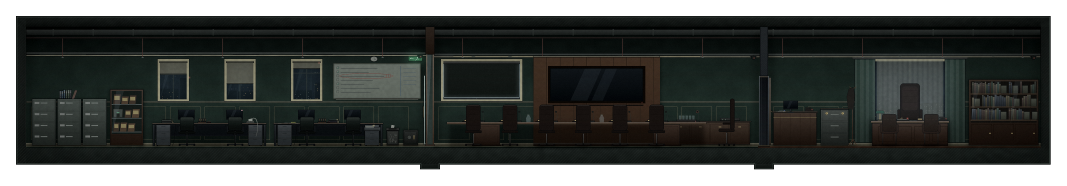
#> input picture assets/background/floor10/floor10-management.png, 3200 x 556 px, found by its file name (shown at 1/3 size)
$ python build.py
#> lines starting #> are read from the running program, lines starting #| are printed output that depends on the picture
### assets/background/cutaway_kit.py
# [12 lines of commented-out code are left out]
from PIL import Image, ImageDraw
import numpy as np

FLOOR = 438
TOP = 132
CORE = {'elevators': [(1818, 218), (2148, 214), (2444, 216)], 'stairs': (2906, 180), 'restroom_door': (3612, 145)}
ROOT = 'assets/objects/floor17/'


class Cutaway:
    def __init__(self, path, seed=0):
#> called with seed = 10
        self.A = np.asarray(Image.open(path).convert('RGBA')).copy()
#> self.A is the input picture: shape (556, 3200, 4); mean R, G, B, A 22.5, 25.6, 23.2, 198.7
        self.H = self.A.shape[0]
#> self.H = 556
        self.rng = np.random.default_rng(seed)

    def cols(self, *pieces):
        """Join source column ranges a..b; a third item that is truthy mirrors that piece."""
        out = []
        for piece in pieces:
            a, b = piece[:2]
            block = self.A[:, a:b]
            out.append(block[:, ::-1] if len(piece) > 2 and piece[2] else block)
        return np.concatenate(out, axis=1)

    def strip(self, a, b, width):
        """A clean column strip a..b stretched (repeated) to width: a plain wall filler."""
        return np.repeat(self.A[:, a:b], width // (b - a) + 1, axis=1)[:, :width]

    # [38 lines left out: functions glass, corridor_wall, not called in this run]

    def place(self, canvas, x, block):
        canvas[:, x:x + block.shape[1]] = block
        return canvas

    # [6 lines left out: function decor, not called in this run]

    def save(self, block, path):
        Image.fromarray(np.ascontiguousarray(block)).save(path)
        return block.shape[1]


# ---------------------------------------------------------------- 방 안 출구 문 자리
WALLS = 'assets/background/wall/'
SLAB = 82                                            # 그림 행: 천장 슬래브 아래(월드 y 214)


def _module(name):
    return Image.open(WALLS + name + '.png').convert('RGBA')


def door_bay(block, x, door_width, wall='wall-glass', clear=96, rows=(SLAB, FLOOR), world_top=SLAB + TOP):
    """Insert the room's own front wall at column x so the exit door stands in it, as seen from inside: the same wall
    module the corridor shows for this room (wall-glass / wall-glass-mixed / wall-frosted / wall-concrete) from the
    ceiling slab to the floor, the dimmed corridor wall behind the glass, a pilaster at both ends and `clear` px of empty
    wall on each side of the door, so no furniture touches the door. Everything right of x moves right by the bay width
    (door_width + 2 * clear), so fixtures right of x shift too. The door goes at x + clear. rows = block rows to fill,
    world_top = world y of rows[0] (2F stretches its art: rows=(0, 456), world_top=100). Returns the new block."""
    bay = door_width + 2 * clear
    seg = Image.new('RGBA', (bay, 752), (12, 13, 15, 255))
    if wall != 'wall-concrete':                       # 유리 너머는 정전 중인 복도 흰 벽(어둡게)
        corridor = np.asarray(_module('wall-concrete')).astype(float)
        corridor[..., :3] *= .42
        corridor = Image.fromarray(corridor.astype(np.uint8))
        for x0 in range(0, bay, corridor.width):
            seg.alpha_composite(corridor.crop((0, 0, min(corridor.width, bay - x0), 752)), (x0, 0))
    # 유리 창살(모듈 안 0·240·480)이 문 가장자리에 걸리지 않게 모듈을 민다: 보통 문은 문 중심 ±120에, 넓은 문(240)은 문 중심(문 뒤)에 창살
    module = _module(wall)
    center = clear + door_width // 2
    shift = (240 - (center if door_width > 225 else center - 120)) % 480
    strip = Image.new('RGBA', (bay + 480 * 2, 752), (0, 0, 0, 0))
    for x0 in range(0, strip.width, module.width):
        strip.alpha_composite(module, (x0, 0))
    seg.alpha_composite(strip.crop((shift, 0, shift + bay, 752)), (0, 0))
    pil = _module('pilaster')
    seg.alpha_composite(pil.crop((pil.width // 2, 0, pil.width, 752)), (0, 0))
    seg.alpha_composite(pil.crop((0, 0, pil.width // 2, 752)), (bay - pil.width // 2, 0))
    piece = np.asarray(seg)[world_top:world_top + rows[1] - rows[0]].astype(float)
    # 정전된 방 안에서 보는 벽이라 방 벽 밝기에 맞춘다(벽 윗부분 150행 중앙값의 1.15배, 칸 중앙값 기준)
    lum = lambda a: a[..., :3].reshape(-1, 3).mean(axis=1)
    piece[:, :, :3] *= min(1, 1.15 * np.median(lum(block[rows[0] + 100:rows[0] + 250].astype(float))) / np.median(lum(piece)))
    piece[:3, :, :3] *= .35                           # 슬래브와 만나는 줄
    src = block[:, x - bay:x] if x >= bay else block[:, x:x + bay]    # 천장·바닥은 옆 칸을 잇는다
    out = np.concatenate([block[:, :x], src, block[:, x:]], axis=1)
    out[rows[0]:rows[1], x:x + bay] = np.clip(piece, 0, 255).astype(np.uint8)
    return out


# ---------------------------------------------------------------- 문 스프라이트(닫힘 | 열림 두 칸), 높이 210 = 에셋의 문 높이
PALETTES = {
    'steel': ((40, 46, 50), (92, 102, 106), (130, 140, 142)),
    'wood': ((52, 38, 26), (96, 72, 50), (128, 98, 70)),
    'glass': ((38, 44, 48), (30, 40, 44), (70, 86, 90)),
    'double': ((120, 98, 52), (26, 50, 54), (150, 124, 66)),
}


# [56 lines left out: functions _opening, _door, door_sheet, not called in this run]


# ---------------------------------------------------------------- 확인용 합성 그림
def _paste_sprite(canvas, path, x, y, w, h):
    sprite = Image.open(path).convert('RGBA')
    canvas.alpha_composite(sprite.crop((0, 0, sprite.width // 2, sprite.height)).resize((w, h)), (x, y))


# [32 lines left out: functions preview_corridor, preview_interior, not called in this run]

### assets/background/cutaway_finish.py
"""Finish cutaway rooms with continuous ceiling/floor layers and the shared corridor walls."""
from pathlib import Path

import numpy as np
from PIL import Image, ImageDraw
from wall.compose_floor import main as compose_walls
from cutaway_kit import door_bay


def finish_floor(directory, rooms, bays=None):
    """bays: {name: (x, door_width, wall module)} -- the room's exit wall section (cutaway_kit.door_bay), inserted into the
    stretched wall (world y=100..556) so the ceiling/floor layers below get the new width."""
    folder = Path(directory)
    prefix = folder.name
    for name, (block, board, band) in rooms.items():
        width = block.shape[1]
        # 2층과 같은 경계: 슬래브를 버리고, 걸레받이 아래는 별도 바닥으로 이어 붙인다.
        wall = np.asarray(Image.fromarray(block[82:442]).resize((width, 475), Image.Resampling.LANCZOS)).copy()
        wall[456:] = 0
        if bays and name in bays:
            x, door_width, module = bays[name]
            wall = door_bay(wall, x, door_width, module, rows=(0, 456), world_top=100)
            width = wall.shape[1]
        Image.fromarray(wall).save(folder / f'{prefix}-{name}-interior.png')

        ceiling = Image.new('RGBA', (width, 100), board + (255,))
        draw = ImageDraw.Draw(ceiling)
        for y in range(84):
            draw.line((0, y, width, y), fill=tuple(int(c * (.78 + .22 * y / 84)) for c in board) + (255,))
        for x in range(0, width, 120):
            draw.line((x, 0, x, 84), fill=tuple(int(c * .74) for c in board) + (255,))
        draw.line((0, 30, width, 30), fill=(22, 26, 28, 255))
        for x in range(60, width, 240):
            draw.ellipse((x - 20, 48, x + 20, 60), fill=(14, 16, 17, 255), outline=(150, 152, 148, 255), width=2)
        for x in range(180, width - 140, 720):
            draw.rectangle((x, 38, x + 140, 70), fill=(20, 24, 26, 255), outline=band + (255,), width=2)
            for gx in range(x + 8, x + 134, 6):
                draw.line((gx, 43, gx, 65), fill=(80, 84, 86, 255))
        draw.rectangle((0, 84, width, 99), fill=band + (255,))
        ceiling.save(folder / f'{prefix}-ceiling-{name}.png')

        floor = Image.new('RGBA', (width, 204))
        draw = ImageDraw.Draw(floor)
        for y in range(204):
            draw.line((0, y, width, y), fill=(int(24 - 10 * y / 204), int(27 - 10 * y / 204), int(30 - 10 * y / 204), 255))
        draw.rectangle((0, 0, width, 1), fill=(64, 68, 66, 255))
        for y in (48, 100):
            draw.line((0, y, width, y), fill=(14, 16, 18, 255))
        for x in range(0, width, 160):
            draw.line((x, 4, x - 30, 203), fill=(16, 18, 20, 255))
        floor.save(folder / f'{prefix}-floor-{name}.png')

    compose_walls(str(folder / 'walls-layout.json'), str(folder / 'walls.png'))
    # 공용 복도는 752px이므로 아래쪽 8px도 같은 바닥으로 채워 방 내부와 높이를 맞춘다.
    with Image.open(folder / 'walls.png') as walls:
        corridor = Image.new('RGBA', (walls.width, 760))
        corridor.paste(walls, (0, 0))
        corridor.paste(walls.crop((0, 751, walls.width, 752)).resize((walls.width, 8)), (0, 752))
    corridor.save(folder / 'walls.png')

### assets/background/floor10/build.py
# 10층 배경: 단면 에셋 floor10-management.png로 방 내부·천장·바닥과 공용 벽 모듈의 복도를 만든다. 문은 4층 그림을 재사용한다.
# 실행: python assets/background/floor10/build.py (저장소 루트에서, Pillow·numpy).
# 가로는 1:1, 벽 행 82..441만 늘려 월드 y=100..575에 둔다(원본 바닥선 y=438 → 월드 y=570). 건물 코어는 모든 층에서 같은
# 자리라 경영관리 사무실·임원 회의실은 코어 왼쪽, 임원실은 화장실 오른쪽이다. 사무실·회의실은 유리 뒤로 일부 보이고 임원실은 벽으로 가린다.
import sys
sys.path.insert(0, 'assets/background')
import numpy as np
from PIL import Image, ImageDraw
from cutaway_kit import Cutaway  # noqa: E402
from cutaway_finish import finish_floor  # noqa: E402

HERE = 'assets/background/floor10/'
kit = Cutaway(HERE + 'floor10-management.png', seed=10)

# 공용 유리벽 뒤 그림은 기존 복도의 방별 조합을 재사용한다. 임원실은 불투명 벽이다.
kit.save(kit.cols((78, 96), (80, 82), (320, 1300)), HERE + 'behind-a.png')
#> after the loop in cols, `for piece in pieces:`: out = 3 items
kit.save(kit.cols((1590, 2280)), HERE + 'behind-b.png')

# ---------------------------------------------------------------- 방 내부
# 경영관리 사무실(2678): 원본 78..810(캐비닛·진열장·창 아래 첫 책상)에 창 두 개와 책상 한 줄 칸(446..810)을 네 번(번갈아
# 뒤집어) 끼우고, 원본 810..1300(회계·재무팀장 책상, 결산 보드, 세단기, 금고, 유리 칸막이).
office = kit.cols((78, 810), *[(446, 810, k % 2 == 1) for k in range(4)], (810, 1300))
# 임원 회의실(1844): 유리 칸막이·블랙아웃 창 1276..1590, 창과 의자 두 개 칸(1318..1590, 왼쪽 테이블 끝은 테이블 가운데로
# 덮음)을 세 번, 그리고 미디어 월·상석·크레덴자·원목 칸막이 1590..2304.
bay = kit.cols((1318, 1590)).copy()
bay[355:438, 0:28] = kit.A[355:438, 1352:1380]
#> bay: shape (556, 272, 4); mean of channels 0, 1, 2, 3 21.8, 24.9, 22.2, 204.6
meeting = np.concatenate([kit.cols((1276, 1590)), bay, bay[:, ::-1], bay, kit.cols((1590, 2304))], axis=1)
# 임원실(1822): 원목 칸막이 2280..2308, 입구 쪽 빈 벽 250(출구 문 자리), 비서 데스크~드레이프 2308..2904, 빈 벽과 유리문 책장
# 칸(2904..3120) 두 번(한 번은 뒤집음), 그리고 원래 책장과 끝벽 2904..3152. 빈 벽은 드레이프와 책장 사이 원본 2904..2906 열을 편 것
# (바닥과 슬래브는 원본 마루를 이어 붙인다).


def plain(width):
    """Plain wall: the column strip 2904..2906 stretched for the wall, the wood floor and slab below it tiled (mirrored) from
    under the executive desk area 2620..2840 so the floor keeps its grain."""
    block = kit.strip(2904, 2906, width).copy()
    floor = kit.A[438:, 2620:2840]
    tiled = np.concatenate([floor, floor[:, ::-1]] * (width // 440 + 1), axis=1)[:, :width]
    block[438:] = tiled
    return block


shelf = kit.cols((2904, 3120))
executive = np.concatenate([kit.cols((2280, 2308)), plain(250), kit.cols((2308, 2904)), plain(90), shelf, plain(70),
                            shelf[:, ::-1], plain(108), kit.cols((2904, 3152))], axis=1)
#> in plain, `tiled = np.concatenate([floor, floor[:, ::-1]] * (width // 440 + 1), a..`:
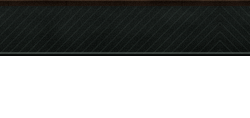
#> tiled: shape (118, 250, 4); mean R, G, B, A 11.1, 12.6, 11.4, 121; transparent parts drawn white
#> in plain, `block[438:] = tiled`: block: shape (556, 250, 4); mean of channels 0, 1, 2, 3 13.8, 18.7, 16.5, 204.6
#> in cols (call 9), `out = []`: out = []
#> the loop in cols (call 9), `for piece in pieces:` made 1 pass
#> pass 1, in cols (call 9), `block = self.A[:, a:b]`:
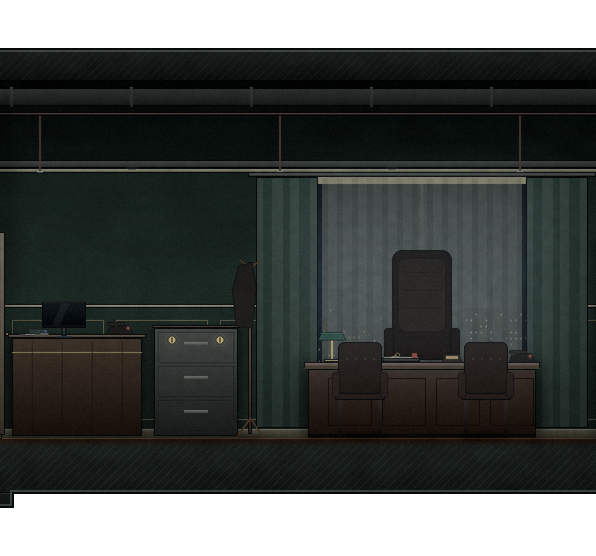
#> block: shape (556, 596, 4); mean R, G, B, A 26.5, 30.1, 27.8, 204.7; transparent parts drawn white
#> after the loop in cols (call 9), `for piece in pieces:`: out = 1 item
#> in plain (call 2), `block[438:] = tiled`: block: shape (556, 90, 4); mean of channels 0, 1, 2, 3 13.8, 18.8, 16.5, 204.6
#> in plain (call 3), `block[438:] = tiled`: block: shape (556, 70, 4); mean of channels 0, 1, 2, 3 13.8, 18.8, 16.5, 204.6
#> call 4 of plain, with width = 108
#> in plain (call 4), `tiled = np.concatenate([floor, floor[:, ::-1]] * (width // 440 + 1), a..`:
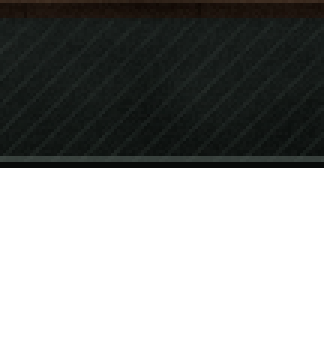
#> tiled: shape (118, 108, 4) (shown 3 times larger); mean R, G, B, A 11.1, 12.6, 11.4, 121; transparent parts drawn white
#> in plain (call 4), `block[438:] = tiled`: block: shape (556, 108, 4); mean of channels 0, 1, 2, 3 13.8, 18.7, 16.5, 204.6
#> in cols (call 10), `out = []`: out = []
#> the loop in cols (call 10), `for piece in pieces:` made 1 pass
#> pass 1, in cols (call 10), `block = self.A[:, a:b]`:
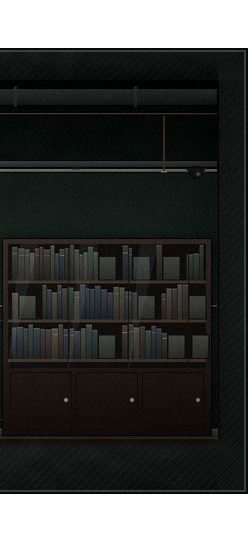
#> block: shape (556, 248, 4); mean R, G, B, A 18.4, 19.8, 17.6, 204.6; transparent parts drawn white
#> after the loop in cols (call 10), `for piece in pieces:`: out = 1 item
# 방 안 출구 문 자리(cutaway_kit.door_bay): 복도에서 보이는 이 방 앞벽(같은 벽 모듈) 칸을 방 끝(끝벽 30px 안) 또는 빈 벽 자리에
# 끼워 출구 문을 그 벽에 세우고 양옆 96px은 빈 벽으로 둔다. 칸 폭(문 폭 + 192)만큼 오른쪽이 밀린다(방 설정 exitBay). 복도 문은 그대로다.
BAYS = {
    'office': (30, 130, 'wall-glass-mixed'),
    'meeting': (30, 130, 'wall-frosted'),
    'executive': (30, 130, 'wall-concrete'),
}
finish_floor(HERE, {
    'office': (office, (78, 90, 84), (50, 72, 62)),
    'meeting': (meeting, (52, 68, 62), (60, 72, 50)),
    'executive': (executive, (72, 60, 48), (86, 66, 42)),
}, BAYS)
#> in finish_floor, `wall[456:] = 0`:
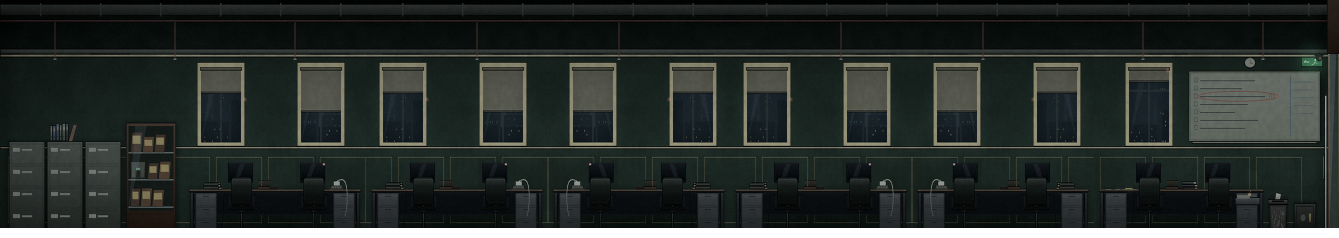
#> wall: shape (475, 2678, 4) (shown at 1/2 size); mean of channels 0, 1, 2, 3 31.2, 37.2, 34, 244.8; transparent parts drawn white
#> in finish_floor, `x, door_width, module = bays[name]`: x = 30; door_width = 130; module = 'wall-glass-mixed'
#> in door_bay, `bay = door_width + 2 * clear`: bay = 322
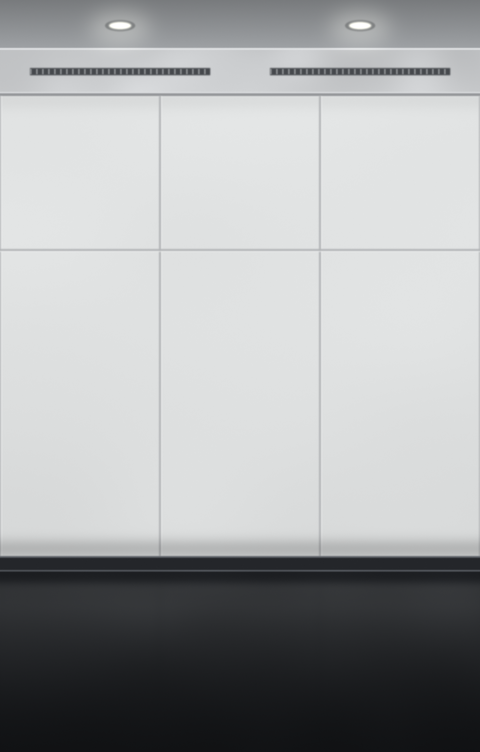
#> input picture assets/background/wall/wall-concrete.png, 480 x 752 px, found by its file name
#> in _module, returned value is the input picture: PIL image 480x752 RGBA; mean R, G, B, A 164.7, 166.7, 167.6, 255
#> after the loop in door_bay, `for x0 in range(0, bay, corridor.width):`:
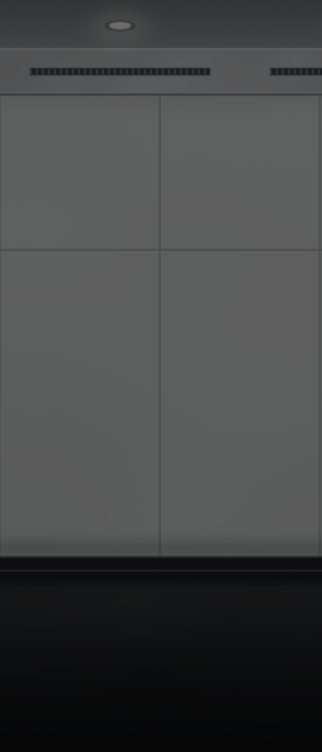
#> seg: PIL image 322x752 RGBA; mean R, G, B, A 68.7, 69.5, 69.9, 255
#> (the run stopped early here; a loop or call above may not have finished)
